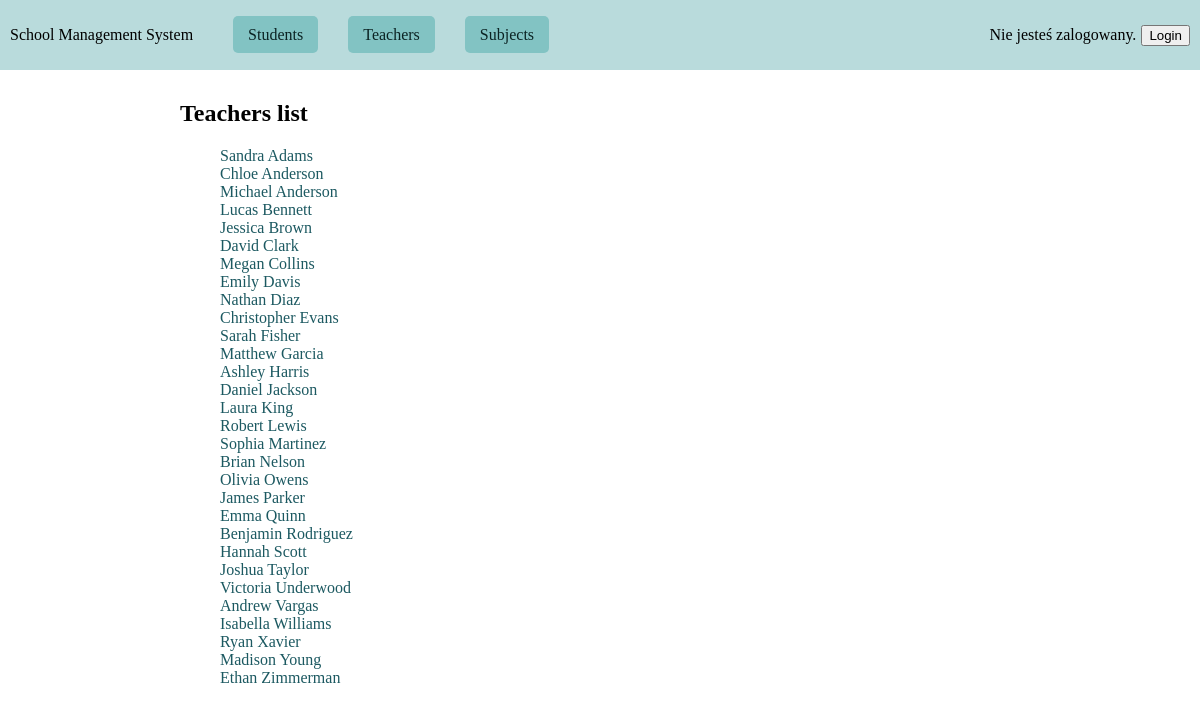
/data/teachers/, run on the app's committed database.
### schooldata/models.py (models this page shows)
class Teacher(models.Model):
    first_name = models.CharField(max_length=32,null=False, blank=False)
    last_name = models.CharField(max_length=32,null=False, blank=False)
    hired = models.DateField(null=False, blank=False)
    qualifications = models.TextField(null=False, blank=False)
    subjects = models.ManyToManyField("Subject", related_name="teachers_of_subject")
    user = models.OneToOneField(User, on_delete=models.CASCADE, null=True, blank=True)
    class Meta:
        ordering = ['last_name', 'first_name']
    def __str__(self):
        return f"{self.first_name} {self.last_name}"

### schooldata/views.py (the view)
# urls.py: path("teachers/", TeacherListView.as_view(), name="teachers"),
class TeacherListView(ListView):
    model = Teacher
    template_name = "schooldata/teacher_list.html"
    context_object_name = "teachers"
    paginate_by = 30

### schooldata/templates/schooldata/teacher_list.html (shortened to what this page needs)
{% extends 'schooldata/base.html' %}
{% block content %}
    <div class="content">
        <h2>Teachers list</h2>
        <ul class="detail-list">
          {% for teacher in teachers %}
              <li><a href="{% url 'teacher-details' teacher.id %}" >{{teacher}}</a></li>
          {% endfor %}
        </ul>
    </div>
{% endblock %}

### schooldata/static/styles.css (style rules this page uses)
body { margin: 0; }
.content { width: 70%; margin: auto; margin-bottom: 100px; }
.detail-list li { list-style: none; }
.detail-list li a { text-decoration: none; text-effect: none; color: #1c5961; }

### data on the page
Teacher: first_name+last_name "Sandra Adams"
Teacher: first_name+last_name "Chloe Anderson"
Teacher: first_name+last_name "Michael Anderson"
Teacher: first_name+last_name "Lucas Bennett"
Teacher: first_name+last_name "Jessica Brown"
Teacher: first_name+last_name "David Clark"
Teacher: first_name+last_name "Megan Collins"
Teacher: first_name+last_name "Emily Davis"
Teacher: first_name+last_name "Nathan Diaz"
Teacher: first_name+last_name "Christopher Evans"
Teacher: first_name+last_name "Sarah Fisher"
Teacher: first_name+last_name "Matthew Garcia"
Teacher: first_name+last_name "Ashley Harris"
Teacher: first_name+last_name "Daniel Jackson"
Teacher: first_name+last_name "Laura King"
Teacher: first_name+last_name "Robert Lewis"
Teacher: first_name+last_name "Sophia Martinez"
Teacher: first_name+last_name "Brian Nelson"
Teacher: first_name+last_name "Olivia Owens"
Teacher: first_name+last_name "James Parker"
Teacher: first_name+last_name "Emma Quinn"
Teacher: first_name+last_name "Benjamin Rodriguez"
Teacher: first_name+last_name "Hannah Scott"
Teacher: first_name+last_name "Joshua Taylor"
Teacher: first_name+last_name "Victoria Underwood"
Teacher: first_name+last_name "Andrew Vargas"
Teacher: first_name+last_name "Isabella Williams"
Teacher: first_name+last_name "Ryan Xavier"
Teacher: first_name+last_name "Madison Young"
Teacher: first_name+last_name "Ethan Zimmerman"
